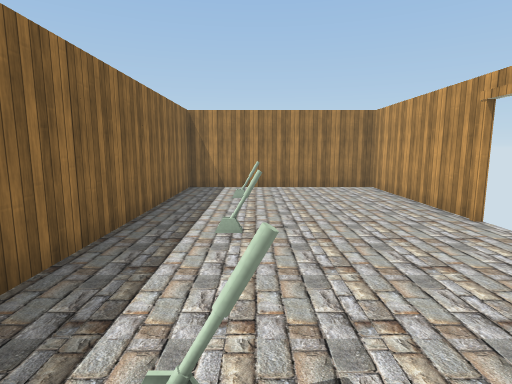
view 1 (above)

12 first-person views from a walk through a 3-D level made in the Unity game engine. The camera is 1.5 m above the floor, tilts 8° down and sees 80° across. The floor is counted in squares, 1 m on a side. Each view is taken from the middle of a square. On the plan, view 1 faces up. The plan holds only what a view shows up to about 15 squares ahead; the rest is blank. The player character is not drawn. Door leaves are left out, so doorways stand open. Some surface patterns are stand-ins.

view 2
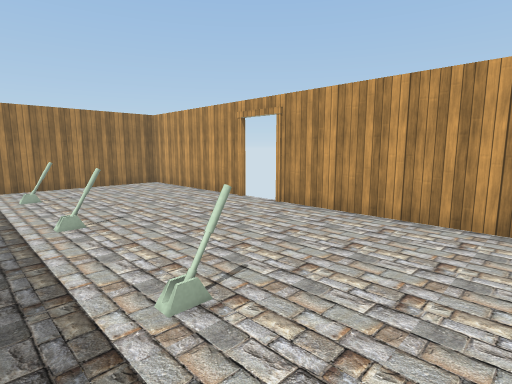

view 3
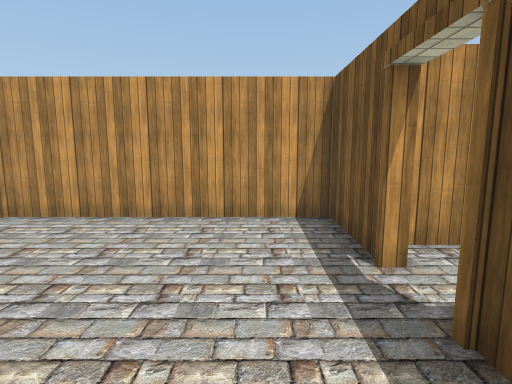

view 4
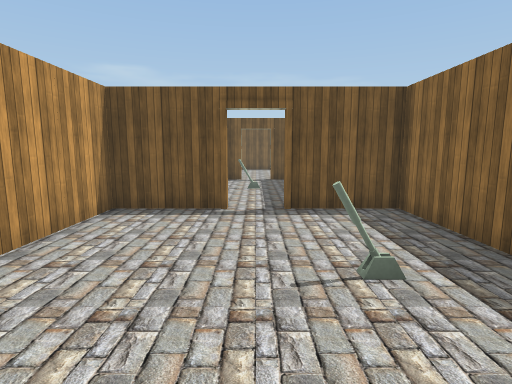

view 5
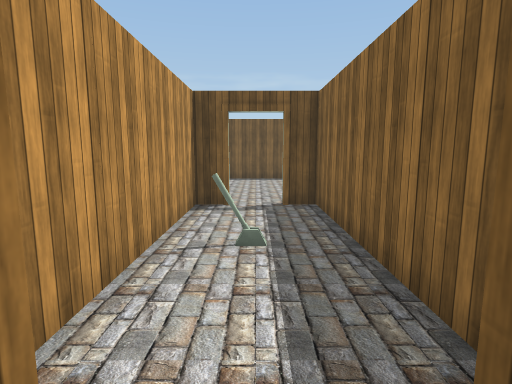

view 6
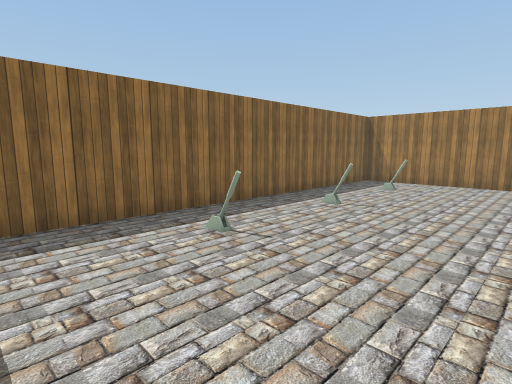

view 7
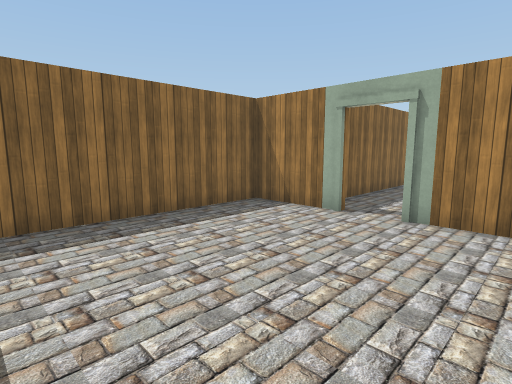

view 8
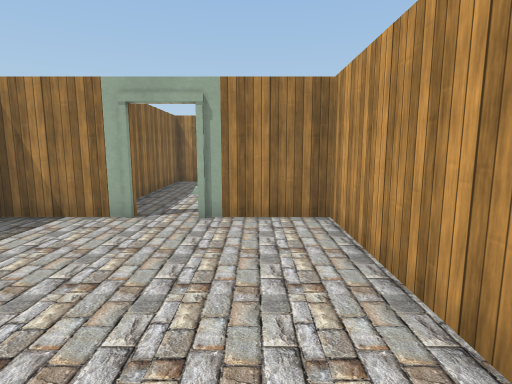

view 9
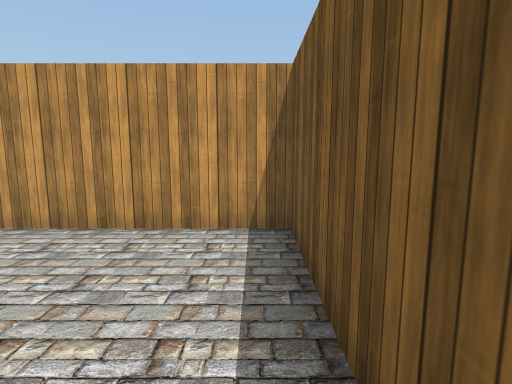

view 10
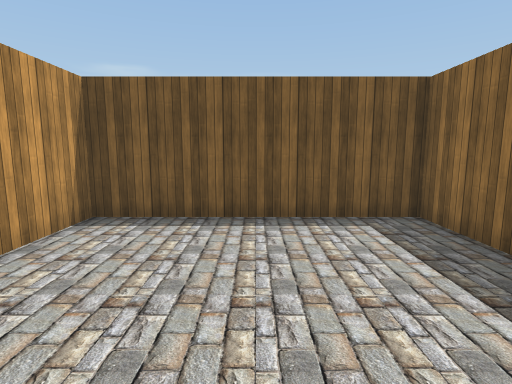

view 11
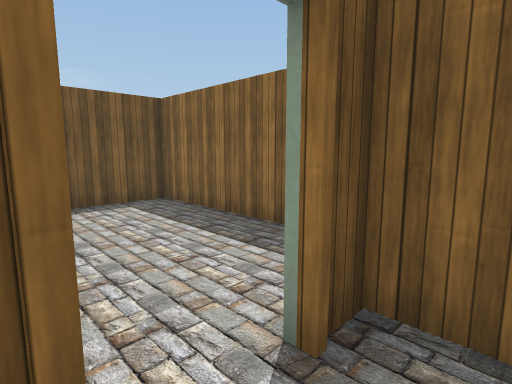

view 12
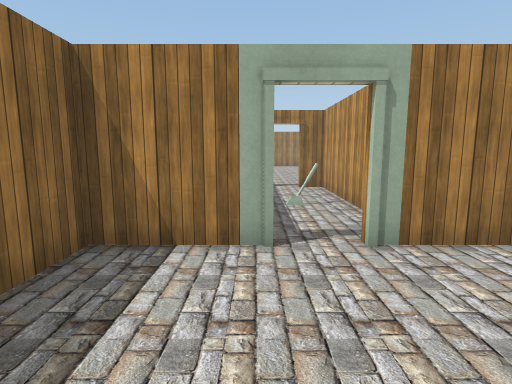

### Floor plan
Ten units are one square. View 1 is at (0, 0); x grows to the right and y downward. Boxes are objects, and circles mark ways between rooms. Rooms are numbered by the first view taken in them; rooms with no view inside come last. Other rooms are left out.
<svg viewBox="-31 -127 86 309">
<path fill="none" stroke="#000" d="M47 -61 47 -122 -26 -122 -26 27 3 27M17 27 47 27 47 -49M3 103 -26 103 -26 177 47 177 47 103 17 103M3 29 -7 29 -7 101 3 101M17 101 26 101 26 29 17 29"/>
<rect x="-5" y="-25" width="10" height="10" fill="#bbb"><title>lever</title></rect>
<rect x="-5" y="-65" width="10" height="10" fill="#bbb"><title>lever</title></rect>
<rect x="-5" y="-105" width="10" height="10" fill="#bbb"><title>lever</title></rect>
<rect x="15" y="65" width="10" height="10" fill="#bbb"><title>lever</title></rect>
<circle cx="10" cy="30" r="3" fill="#2a7"/>
<circle cx="10" cy="100" r="3" fill="#2a7"/>
<text x="10" y="-50">1</text>
<text x="10" y="140">2</text>
<text x="10" y="60">3</text>
</svg>
Room 1 opens to room 3. Room 2 opens to room 3.

Where each view was taken, in squares from view 1:
view 1: 0 up, 0 right, facing up
view 2: 1 down, 2 left, facing up-right
view 3: 1 down, 2 left, facing right
view 4: 5 up, 1 right, facing down
view 5: 2 down, 1 right, facing down
view 6: 2 down, 4 right, facing up-left
view 7: 17 down, 4 right, facing up-left
view 8: 17 down, 3 right, facing up
view 9: 17 down, 1 left, facing right
view 10: 11 down, 1 right, facing down
view 11: 9 down, 2 right, facing down-left
view 12: 15 down, 0 right, facing up
